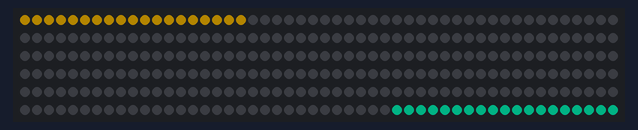
Recording of a program running on a simulated Raspberry Pi Pico running CircuitPython. On the bench: 300 RGB LEDs in strip order, left to right, continuing on the next row. Dim RGB values are drawn brighter than linear; random numbers come from a fixed seed; library files of the repository ran but are not shown: __init__.py, __init__.py.

Above: at 0.45 s.
At 2.26 s:
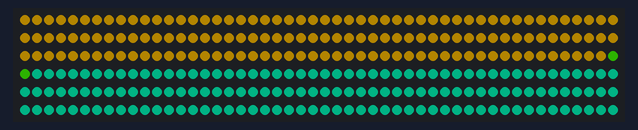
At 4.07 s:
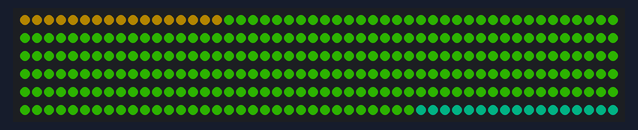
At 8.49 s:
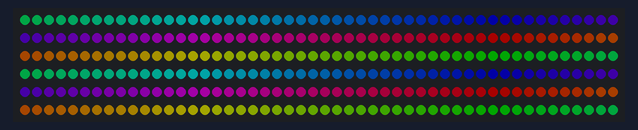
At 13.0 s:
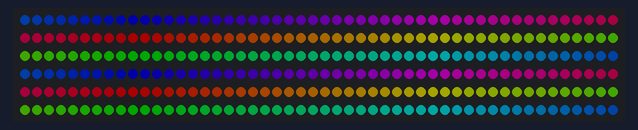
At 21.73 s:
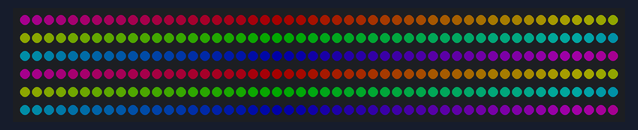

The program:

kaj.py
```python
import board
import neopixel
import time
import adafruit_led_animation.color as color

from picolights.colors import random_color
from picolights.effects import Blend, Chase, Fade, Rainbow

from adafruit_led_animation.sequence import AnimationSequence

pixel_pin=board.GP21
num_pixels=300

pixels = neopixel.NeoPixel(pixel_pin, num_pixels, brightness=0.3, auto_write=False)

blend = Blend(pixels, 0, random_color())
blend.add_cycle_complete_receiver(lambda a: setattr(a, 'color', random_color()))

fade = Fade(pixels, speed=0, color=0)

chase = Chase(pixels, speed=0, color=random_color())
chase.add_cycle_complete_receiver(lambda a: setattr(a, 'color', random_color()))

rainbow = Rainbow(pixels, speed=0, color=random_color(), scale=2, notify_cycles=5)

animations = AnimationSequence(blend, fade, rainbow, advance_on_cycle_complete=True, auto_clear=False)

while True:
    animations.animate()
```

_colors.py
```python
import random
from rainbowio import colorwheel
from binascii import unhexlify, hexlify
from ._names import from_color_name


def to_color(color):
    if isinstance(color, str) and not color.startswith("#"):
        color = from_color_name(color)
    if isinstance(color, str) and color.startswith("#"):
        color = color[1:]
        if len(color) == 3:
            color = color[0] * 2 + color[1] * 2 + color[2] * 2
        color = int.from_bytes(unhexlify(color), "big")
    if isinstance(color, int):
        color = (color >> 16 & 0xFF, color >> 8 & 0xFF, color & 0xFF)
    return color


def to_hex(color):
    if isinstance(color, tuple):
        color = (color[0] << 16) + (color[1] << 8) + color[2]
    return "#" + hexlify(int.to_bytes(color, 3, "big")).decode("ascii")


def random_color():
    return colorwheel(random.randint(0, 255))


def rgb_to_hsv(r: int, g: int, b:int) -> tuple[int, float, float]:
    r, g, b = r / 255, g / 255, b / 255
    c_max = max(r, g, b)
    c_min = min(r, g, b)
    delta = c_max - c_min

    if delta == 0:
        h = 0
    elif c_max == r:
        h = 60 * (((g - b) / delta) % 6)
    elif c_max == g:
        h = 60 * (((b - r) / delta) + 2)
    else:
        h = 60 * (((r - g) / delta) + 4)

    if c_max == 0:
        s = 0
    else:
        s = delta / c_max

    v = c_max

    return round(h), s, v


def hsv_to_rgb(h: int, s: float, v: float) -> tuple[int, int, int]:
    while h < 0:
        h += 360

    while h > 360:
        h -= 360

    c = v * s
    x = c * (1 - abs((h / 60) % 2 - 1))
    m = v - c

    if 0 <= h < 60:
        r, g, b = c, x, 0
    elif 60 <= h < 120:
        r, g, b = x, c, 0
    elif 120 <= h < 180:
        r, g, b = 0, c, x
    elif 180 <= h < 240:
        r, g, b = 0, x, c
    elif 240 <= h < 300:
        r, g, b = x, 0, c
    else:
        r, g, b = c, 0, x

    return round((r + m) * 255), round((g + m) * 255), round((b + m) * 255)
```

_names.py
```python
__block_pos = []
__name_cache = {}


def __index_colors():
    """
    Indexes the colors.txt file
    """
    with open("picolights/colors/colors.txt", "rt") as f:
        last_start = None
        index_next = True

        while c := f.read(1):
            if index_next:
                index_next = False
                if c != last_start:
                    last_start = c
                    __block_pos.append(f.tell())
            if c == "\n":
                index_next = True
        __block_pos.append(f.tell())


def from_color_name(name: str) -> str:
    """
    Caches name lookups to speed up future lookups
    """
    if name in __name_cache:
        return __name_cache[name]
    color = lookup_color_name(name)
    __name_cache[name] = color
    return color


def lookup_color_name(name: str) -> str:
    """
    Looks up hex value from color name
    """
    if name is None:
        return None

    if not __block_pos:
        __index_colors()
    name = name.lower().strip()

    v = name[0]
    pos = ord(v[0])-97
    start = __block_pos[pos]
    end = __block_pos[pos+1]

    with open("picolights/colors/colors.txt", "rt") as f:
        if start > 0:
            f.seek(start-1)
        val = f.read(end-start)
        for line in val.splitlines():
            color, hex = line.rsplit("#", 1)
            if color.strip() == name:
                return "#" + hex.strip()
    
```

chase.py
```python
import time
from rainbowio import colorwheel

from picolights.colors import rgb_to_hsv, hsv_to_rgb
from adafruit_led_animation.animation import Animation

class Chase(Animation):

    on_cycle_complete_supported = True

    def draw(self):
        pixel_len = len(self.pixel_object)
        cur_pix = (self.draw_count - 1) % pixel_len

        self.pixel_object[cur_pix] = self.color

        if self.draw_count % len(self.pixel_object) == 0:
            self.cycle_complete = True
```

rainbow.py
```python
from rainbowio import colorwheel
from adafruit_led_animation.animation import Animation
from picolights.colors import rgb_to_hsv, hsv_to_rgb

class Rainbow(Animation):

    on_cycle_complete_supported = True

    def __init__(self, *args, scale=1, notify_cycles=1, **kwargs):
        super().__init__(*args, **kwargs)
        self.notify_cycles = notify_cycles
        num_pixels = len(self.pixel_object)

        h, s, v = rgb_to_hsv(*self.color)

        scale = 360 * scale

        self._colors = [hsv_to_rgb(h + (i * scale // num_pixels), s, v) for i in range(num_pixels)]


    def draw(self):
        pixel_len = len(self.pixel_object)
        cur_pix = (self.draw_count - 1) % pixel_len

        self.pixel_object[:] = self._colors[cur_pix:] + self._colors[:cur_pix]

        if self.draw_count % len(self.pixel_object) == 0:
            self.cycle_complete = True
```

blend.py
```python
from adafruit_led_animation.animation import Animation
from picolights.colors import rgb_to_hsv, hsv_to_rgb

_fraq = 360 / 6


class Blend(Animation):

    on_cycle_complete_supported = True

    def _set_color(self, color):
        h, s, v = rgb_to_hsv(*color)
        self._start_col = hsv_to_rgb(h - _fraq, s, v)
        self._end_col = hsv_to_rgb(h + _fraq, s, v)
        super()._set_color(color)


    def draw(self):
        pixel_len = len(self.pixel_object)
        cur_pix = (self.draw_count - 1) % pixel_len

        if cur_pix >= pixel_len / 2:
            self.pixel_object[cur_pix] = self.color
            self.pixel_object[pixel_len - cur_pix - 1] = self.color
        else:
            self.pixel_object[cur_pix] = self._start_col
            self.pixel_object[pixel_len - cur_pix - 1] = self._end_col

        if self.draw_count % len(self.pixel_object) == 0:
            self.cycle_complete = True
```

fade.py
```python
from adafruit_led_animation.animation import Animation


def _fade(color: tuple[int, int, int]) -> tuple[int, int, int]:
    return tuple(c - (c / 4) for c in color)

class Fade(Animation):

    on_cycle_complete_supported = True

    def draw(self):
        self.pixel_object[:] = [_fade(p) for p in self.pixel_object]

        if sum(sum(p) for p in self.pixel_object) == 0:
            self.cycle_complete = True
```
